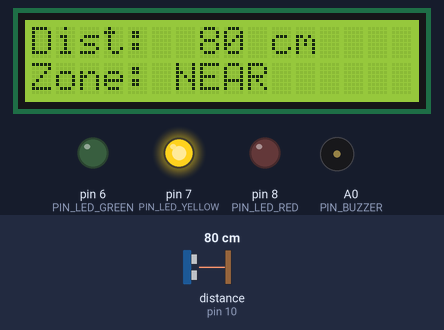
The sketch below on a simulated Arduino Uno, built with avr-gcc and run on an emulated ATmega328P. Parts: 16×2 character LCD, output pins drawn as LEDs (lit = HIGH), buzzer (waves = sounding, pin HIGH). Wiring (inferred from the names in the program): ultrasonic range finder: trigger pin 9; echo pin 10. The inputs (shaded band) are chosen by the test bench; at power-on: distance to the obstacle (sensor on pin 10) 80 cm. The echo pulse lasts 58.3 µs per cm; pins used as bus, display or sensor lines are not drawn; what the sketch prints to the serial monitor is not drawn.

Above: at 2.2 s.
2.3 s: distance to the obstacle (sensor on pin 10) set to 4 cm
At 3.7 s:
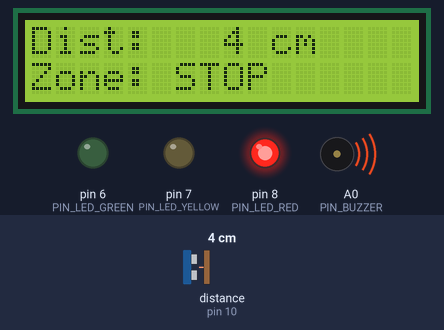
4.0 s: distance to the obstacle (sensor on pin 10) set to 2 cm
At 5.02 s:
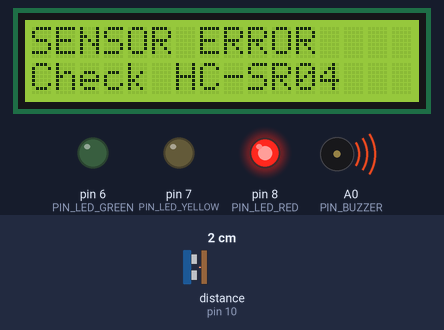
7.0 s: distance to the obstacle (sensor on pin 10) set to 120 cm
At 8.5 s:
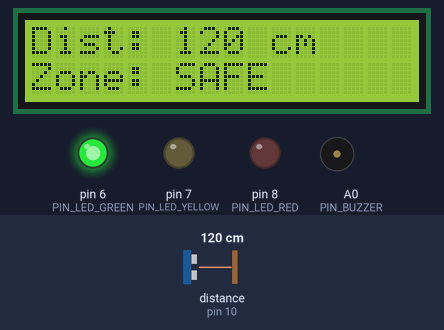
8.8 s: distance to the obstacle (sensor on pin 10) set to 103 cm
At 10.2 s:
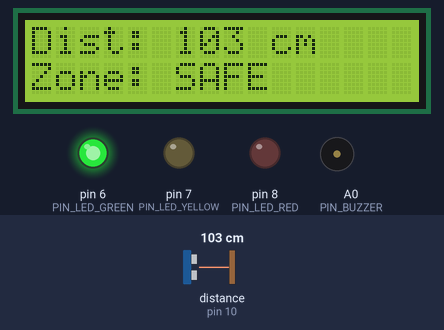
10.6 s: distance to the obstacle (sensor on pin 10) set to 100 cm
At 11.06 s:
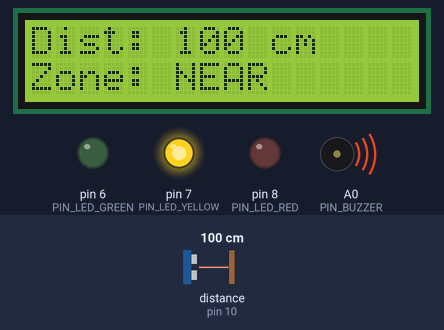
12.4 s: distance to the obstacle (sensor on pin 10) set to 35 cm
At 13.27 s:
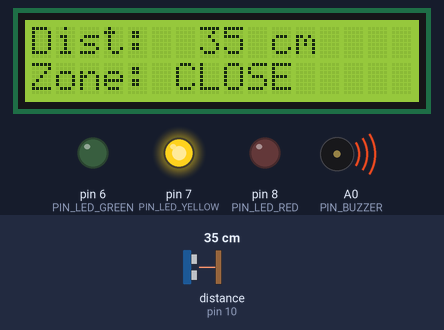
Timing chart, 0 to 15.5 s (numbered marks = the images above; inputs shaded):
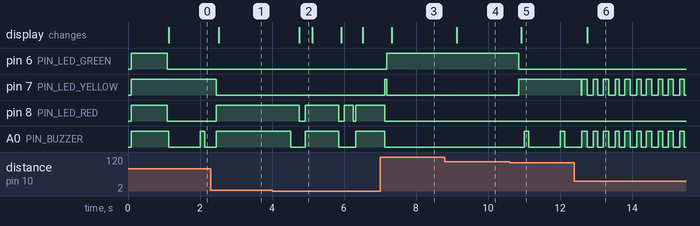

The sketch:

parking_assistant.ino
```cpp
/*
  Parking Assistant (Arduino Uno)

  Measures the distance to an obstacle with an HC-SR04 ultrasonic sensor and
  warns with LEDs, a buzzer and an LCD, like the parking sensors in a car.
  The requirements (REQ-01 ... REQ-07) are in docs/requirements.md.

  Structure:
    zone_logic.h        -> logic without hardware (filter, zones, hysteresis)
    parking_assistant   -> this file: reads the sensor, drives LEDs, buzzer, LCD
*/

#include "zone_logic.h"

// ===========================================================================
// Hardware configuration: change these three lines to match your parts
// ===========================================================================
#define LCD_USE_I2C 1          // 1 = LCD with 4 pins (I2C), 0 = LCD with 16 pins
#define LCD_I2C_ADDRESS 0x27   // if the I2C display stays empty, try 0x3F
#define BUZZER_PASSIVE 0       // 1 = passive buzzer, 0 = active buzzer

#if LCD_USE_I2C
#include <Wire.h>
#include <LiquidCrystal_I2C.h>
LiquidCrystal_I2C lcd(LCD_I2C_ADDRESS, 16, 2);
#else
#include <LiquidCrystal.h>
LiquidCrystal lcd(12, 11, 5, 4, 3, 2);  // RS, E, D4, D5, D6, D7
#endif

// ===========================================================================
// Pins
// ===========================================================================
const uint8_t PIN_TRIG = 9;
const uint8_t PIN_ECHO = 10;
const uint8_t PIN_LED_GREEN = 6;
const uint8_t PIN_LED_YELLOW = 7;
const uint8_t PIN_LED_RED = 8;
const uint8_t PIN_BUZZER = A0;

// ===========================================================================
// Timing
// ===========================================================================
const unsigned long MEASURE_PERIOD_MS = 60;   // ~16 measurements/s (REQ-01)
const unsigned long DISPLAY_PERIOD_MS = 200;  // LCD refresh, avoids flicker
const unsigned long SENSOR_TIMEOUT_MS = 500;  // no valid reading -> error (REQ-06)
const unsigned long ECHO_TIMEOUT_US = 25000;  // max. wait for the echo (~4 m)
const unsigned long SELF_TEST_MS = 1000;      // REQ-07
const unsigned int BUZZER_FREQ_HZ = 2000;     // only used for a passive buzzer

// ===========================================================================
// State
// ===========================================================================
MedianFilter filter;
Zone zone = ZONE_STOP;     // start in the most critical zone until we know better
bool sensorError = false;
bool hasReading = false;
float filteredCm = 0.0f;
bool buzzerIsOn = false;

unsigned long lastMeasureMs = 0;
unsigned long lastDisplayMs = 0;
unsigned long lastValidMs = 0;

// ===========================================================================
// Outputs
// ===========================================================================
void setLeds(bool green, bool yellow, bool red) {
  digitalWrite(PIN_LED_GREEN, green ? HIGH : LOW);
  digitalWrite(PIN_LED_YELLOW, yellow ? HIGH : LOW);
  digitalWrite(PIN_LED_RED, red ? HIGH : LOW);
}

void setBuzzer(bool on) {
  if (on == buzzerIsOn) {
    return;  // nothing changes, so don't restart the tone
  }
  buzzerIsOn = on;
#if BUZZER_PASSIVE
  if (on) {
    tone(PIN_BUZZER, BUZZER_FREQ_HZ);
  } else {
    noTone(PIN_BUZZER);
  }
#else
  digitalWrite(PIN_BUZZER, on ? HIGH : LOW);
#endif
}

// REQ-03 and REQ-06: what the LEDs and the buzzer do in each state.
void updateOutputs(unsigned long now) {
  if (sensorError) {
    setLeds(false, false, blinkPhase(now, 250, 500));  // red blinks
    setBuzzer(false);
    return;
  }

  switch (zone) {
    case ZONE_SAFE:
      setLeds(true, false, false);
      setBuzzer(false);
      break;
    case ZONE_NEAR:
      setLeds(false, true, false);
      setBuzzer(blinkPhase(now, 100, 1000));  // slow beep: 100 ms every second
      break;
    case ZONE_CLOSE: {
      bool on = blinkPhase(now, 150, 300);    // fast: 150 ms on, 150 ms off
      setLeds(false, on, false);              // yellow blinks with the beep
      setBuzzer(on);
      break;
    }
    case ZONE_STOP:
      setLeds(false, false, true);
      setBuzzer(true);                        // continuous tone
      break;
  }
}

// ===========================================================================
// LCD
// ===========================================================================
void lcdBegin() {
#if LCD_USE_I2C
  lcd.init();
  lcd.backlight();
#else
  lcd.begin(16, 2);
#endif
}

// REQ-02 and REQ-06: show distance and zone, or the error message.
// Each line is always written with exactly 16 characters, so old characters
// are overwritten and we never need lcd.clear() (which makes the LCD flicker).
void updateDisplay() {
  char line[17];  // 16 characters + end of string

  if (sensorError) {
    lcd.setCursor(0, 0);
    lcd.print("SENSOR ERROR    ");
    lcd.setCursor(0, 1);
    lcd.print("Check HC-SR04   ");
    return;
  }

  lcd.setCursor(0, 0);
  if (hasReading) {
    snprintf(line, sizeof(line), "Dist: %3d cm    ", (int)(filteredCm + 0.5f));
  } else {
    snprintf(line, sizeof(line), "Dist: --- cm    ");
  }
  lcd.print(line);

  lcd.setCursor(0, 1);
  snprintf(line, sizeof(line), "Zone: %-10s", zoneName(zone));
  lcd.print(line);
}

// ===========================================================================
// Sensor
// ===========================================================================

// Triggers one HC-SR04 measurement. Returns the distance in cm,
// or -1 if no echo came back in time.
float measureDistanceCm() {
  digitalWrite(PIN_TRIG, LOW);
  delayMicroseconds(2);
  digitalWrite(PIN_TRIG, HIGH);  // a 10 us pulse starts the measurement
  delayMicroseconds(10);
  digitalWrite(PIN_TRIG, LOW);

  unsigned long echoUs = pulseIn(PIN_ECHO, HIGH, ECHO_TIMEOUT_US);
  if (echoUs == 0) {
    return -1.0f;  // timeout: no echo
  }
  return echoToCm(echoUs);
}

// Prints one line per measurement to the Serial Monitor (CSV format):
// raw_cm, filtered_cm, zone. Useful for debugging and for logging data.
void logMeasurement(float rawCm) {
  Serial.print(rawCm, 1);
  Serial.print(',');
  Serial.print(filteredCm, 1);
  Serial.print(',');
  Serial.println(sensorError ? "ERROR" : zoneName(zone));
}

// ===========================================================================
// Self-test (REQ-07)
// ===========================================================================
void selfTest() {
  lcd.setCursor(0, 0);
  lcd.print("Parking assist  ");
  lcd.setCursor(0, 1);
  lcd.print("Self-test...    ");
  setLeds(true, true, true);
  setBuzzer(true);
  delay(SELF_TEST_MS);  // the only delay(): before the system starts working
  setBuzzer(false);
  setLeds(false, false, false);
}

// ===========================================================================
// Arduino entry points
// ===========================================================================
void setup() {
  Serial.begin(115200);
  pinMode(PIN_TRIG, OUTPUT);
  pinMode(PIN_ECHO, INPUT);
  pinMode(PIN_LED_GREEN, OUTPUT);
  pinMode(PIN_LED_YELLOW, OUTPUT);
  pinMode(PIN_LED_RED, OUTPUT);
  pinMode(PIN_BUZZER, OUTPUT);

  lcdBegin();
  selfTest();

  Serial.println("raw_cm,filtered_cm,zone");
  lastValidMs = millis();
}

void loop() {
  unsigned long now = millis();

  // 1) Measure (REQ-01)
  if (now - lastMeasureMs >= MEASURE_PERIOD_MS) {
    lastMeasureMs = now;
    float rawCm = measureDistanceCm();

    if (isValidDistance(rawCm)) {
      filter.add(rawCm);                    // REQ-04
      filteredCm = filter.median();
      lastValidMs = now;
      hasReading = true;
      sensorError = false;
      zone = nextZone(zone, filteredCm);    // REQ-03, REQ-05
    } else if (!sensorError && now - lastValidMs > SENSOR_TIMEOUT_MS) {
      // REQ-06: no valid reading for too long. Fail safe: forget old readings
      // and assume the worst zone, so recovery starts from STOP.
      sensorError = true;
      hasReading = false;
      filter.reset();
      zone = ZONE_STOP;
    }

    logMeasurement(rawCm);
  }

  // 2) LEDs and buzzer, every loop so blinking stays smooth
  updateOutputs(now);

  // 3) LCD, a few times per second
  if (now - lastDisplayMs >= DISPLAY_PERIOD_MS) {
    lastDisplayMs = now;
    updateDisplay();
  }
}
```

zone_logic.h
```cpp
// zone_logic.h
// Hardware-independent logic of the parking assistant.
//
// Everything in this file is plain C++ with no Arduino functions, so it runs
// both on the Arduino and on a PC. That is what makes it possible to test the
// logic automatically (see tests/test_logic.cpp) without any hardware.

#ifndef ZONE_LOGIC_H
#define ZONE_LOGIC_H

#include <stdint.h>

// ---------------------------------------------------------------------------
// Warning zones (REQ-03). The order matters: a higher value = more critical.
// ---------------------------------------------------------------------------
enum Zone : uint8_t {
  ZONE_SAFE = 0,
  ZONE_NEAR = 1,
  ZONE_CLOSE = 2,
  ZONE_STOP = 3
};

// Zone limits in cm (REQ-03)
const float STOP_LIMIT_CM = 30.0f;   // below 30 cm          -> STOP
const float CLOSE_LIMIT_CM = 50.0f;  // 30 cm to under 50 cm -> CLOSE
const float NEAR_LIMIT_CM = 100.0f;  // 50 cm to under 100 cm -> NEAR, else SAFE

// Hysteresis margin in cm (REQ-05)
const float HYSTERESIS_CM = 3.0f;

// Range the HC-SR04 can measure reliably (datasheet: about 2 cm to 400 cm)
const float MIN_VALID_CM = 2.0f;
const float MAX_VALID_CM = 400.0f;

// ---------------------------------------------------------------------------
// Sensor conversion
// ---------------------------------------------------------------------------

// Converts the echo time of the HC-SR04 into a distance.
// Sound travels at about 343 m/s = 0.0343 cm/us at 20 degC.
// The echo time covers the way to the obstacle AND back, so we divide by 2.
inline float echoToCm(unsigned long echoUs) {
  return echoUs * 0.0343f / 2.0f;
}

// A reading is valid only inside the range the sensor can measure (REQ-06).
inline bool isValidDistance(float cm) {
  return cm >= MIN_VALID_CM && cm <= MAX_VALID_CM;
}

// ---------------------------------------------------------------------------
// Median filter (REQ-04)
// Keeps the last 5 valid readings and returns their median. A single wrong
// reading (for example 300 cm in a series of 50 cm) cannot move the median.
// ---------------------------------------------------------------------------
const uint8_t FILTER_SIZE = 5;

class MedianFilter {
 public:
  MedianFilter() : count_(0), next_(0) {}

  void reset() {
    count_ = 0;
    next_ = 0;
  }

  bool empty() const { return count_ == 0; }

  // Adds a reading. When the buffer is full, the oldest reading is replaced.
  void add(float value) {
    values_[next_] = value;
    next_ = (next_ + 1) % FILTER_SIZE;
    if (count_ < FILTER_SIZE) {
      count_++;
    }
  }

  // Returns the median of the stored readings (0 if there are none).
  float median() const {
    if (count_ == 0) {
      return 0.0f;
    }
    // Copy the readings and sort the copy (insertion sort, fine for 5 values)
    float sorted[FILTER_SIZE];
    for (uint8_t i = 0; i < count_; i++) {
      sorted[i] = values_[i];
    }
    for (uint8_t i = 1; i < count_; i++) {
      float key = sorted[i];
      int8_t j = i - 1;
      while (j >= 0 && sorted[j] > key) {
        sorted[j + 1] = sorted[j];
        j--;
      }
      sorted[j + 1] = key;
    }
    if (count_ % 2 == 1) {
      return sorted[count_ / 2];
    }
    return (sorted[count_ / 2 - 1] + sorted[count_ / 2]) / 2.0f;
  }

 private:
  float values_[FILTER_SIZE];
  uint8_t count_;
  uint8_t next_;
};

// ---------------------------------------------------------------------------
// Zone logic (REQ-03, REQ-05)
// ---------------------------------------------------------------------------

// Zone for a distance, without hysteresis.
inline Zone rawZone(float cm) {
  if (cm < STOP_LIMIT_CM) return ZONE_STOP;
  if (cm < CLOSE_LIMIT_CM) return ZONE_CLOSE;
  if (cm < NEAR_LIMIT_CM) return ZONE_NEAR;
  return ZONE_SAFE;
}

// Zone with hysteresis, based on the current zone and a new distance.
//
// Safety rule: a MORE critical zone is entered immediately, because a warning
// must never be delayed. A LESS critical zone is only entered when the
// distance is at least HYSTERESIS_CM past the boundary. This stops the
// LEDs and the buzzer from flickering when the obstacle sits on a boundary.
inline Zone nextZone(Zone current, float cm) {
  Zone candidate = rawZone(cm);
  if (candidate >= current) {
    return candidate;  // same or more critical: react immediately
  }
  // Less critical: evaluate as if every boundary were HYSTERESIS_CM further away
  Zone withMargin = rawZone(cm - HYSTERESIS_CM);
  return (withMargin < current) ? withMargin : current;
}

inline const char* zoneName(Zone zone) {
  switch (zone) {
    case ZONE_SAFE: return "SAFE";
    case ZONE_NEAR: return "NEAR";
    case ZONE_CLOSE: return "CLOSE";
    case ZONE_STOP: return "STOP";
  }
  return "?";
}

// ---------------------------------------------------------------------------
// Timing helper for blinking LEDs and beeping without delay()
// Returns true during the first onMs of every periodMs.
// ---------------------------------------------------------------------------
inline bool blinkPhase(unsigned long nowMs, unsigned long onMs, unsigned long periodMs) {
  return (nowMs % periodMs) < onMs;
}

#endif  // ZONE_LOGIC_H
```

Measured:
- the behaviour switches between 101 and 100 cm on distance to the obstacle (sensor on pin 10) (found by bisection; images 4 and 5)
- after the input at 2.3 s, pin 7 (PIN_LED_YELLOW): HIGH → LOW after 0.15 s; pin 8 (PIN_LED_RED): LOW → HIGH after 0.15 s; the display: changes after 0.22 s (image 1)
- after the input at 4.0 s, pin 8 (PIN_LED_RED): goes LOW 0.18 s, HIGH 0.92 s, LOW 0.15 s, HIGH 0.25 s, LOW 0.08 s, then HIGH, starting after 0.75 s; A0 (PIN_BUZZER): alternates HIGH for 0.92 s and LOW for 0.44 s, starting after 0.53 s; the display: changes after 0.75 s (image 2)
- after the input at 7.0 s, pin 6 (PIN_LED_GREEN): LOW → HIGH after 0.19 s; pin 7 (PIN_LED_YELLOW): LOW → HIGH after 0.13 s, → LOW 0.06 s later; A0 (PIN_BUZZER): goes on until 7.1 s, then stays LOW; the display: changes after 0.32 s (image 3)
- after the input at 8.8 s, the display: changes after 0.33 s (image 4)
- after the input at 10.6 s, pin 6 (PIN_LED_GREEN): HIGH → LOW after 0.25 s; pin 7 (PIN_LED_YELLOW): LOW → HIGH after 0.25 s; A0 (PIN_BUZZER): alternates HIGH for 0.13 s and LOW for 0.87 s, starting after 0.40 s; the display: changes after 0.32 s (image 5)
- after the input at 12.4 s, pin 7 (PIN_LED_YELLOW): HIGH → LOW after 0.19 s, then repeats every 0.33 s: HIGH 0.15 s, LOW 0.18 s; A0 (PIN_BUZZER): alternates HIGH for 0.14 s and LOW for 0.18 s, starting after 0.20 s; the display: changes after 0.35 s (image 6)
